Frame 1 (no input): blank canvas, image omitted
Frame 60 (the mouse pressed at the canvas centre just before this capture): blank canvas, image omitted
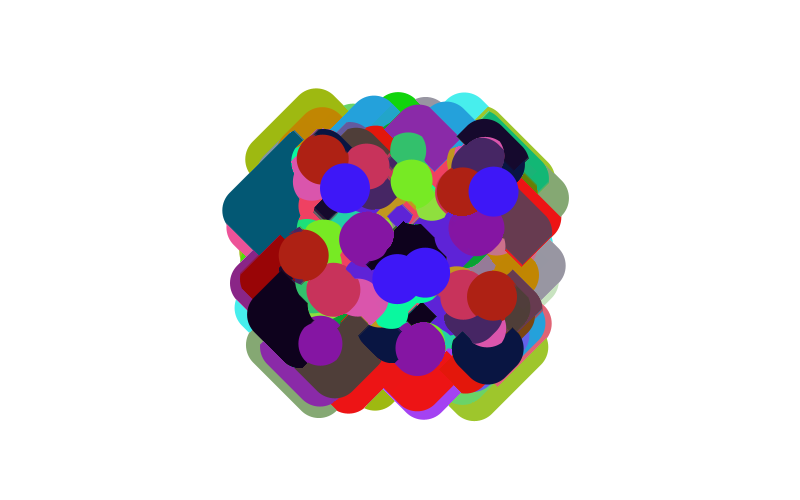
Frame 120 (the mouse held since frame 60 and released just before this capture)

The Processing sketch whose frames 1 and 60 were blank and that drew this single picture after the mouse press (run headless with seeded random() and noise(); from frame 60 on, the mouse is pressed at the canvas centre):

// Processing sketch: processing_163967
// ── processing_163967.pde


 
void setup() {  
  size(800, 500);
  background(255);  

  smooth();
}
 
void draw() {  //draw function loops
 frameRate(100); 
  if(mousePressed == true ) { //add some interaction
    fill(random(0,255), random(0,255), random(0,255));
   
    filter(ERODE);
    noStroke();
    ellipse(mouseX+random(0,100), mouseY+random(0,100), 50, 50);
    ellipse(mouseX-random(0,100), mouseY-random(0,100), 50, 50);
    ellipse(mouseX+random(0,100), mouseY-random(0,100), 50, 50);
    ellipse(mouseX-random(0,100), mouseY+random(0,100), 50, 50);  
  }
  else {
    
  }




}

void keyPressed(){
 
   if(key=='r'){
  background(255);
   }

  


  
}
